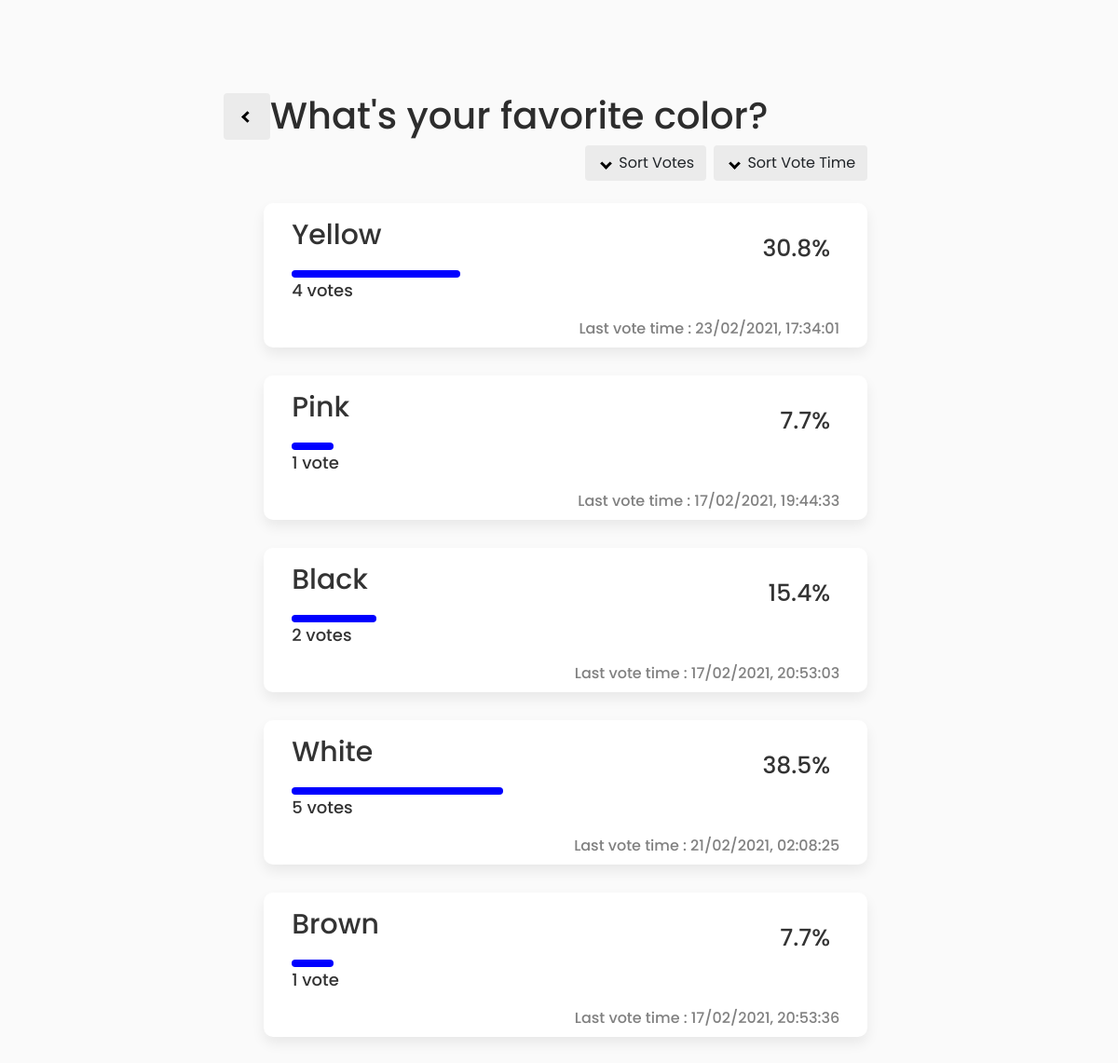
The app's page /polls/2/results/ with its own data.
### polls/models.py (models this page shows, shortened)
class Question(models.Model):
    question_text = models.CharField(max_length=200)
    pub_date = models.DateTimeField('date published')
    def was_published_recently(self):
        now = timezone.now()
        return now - datetime.timedelta(days=1) <= self.pub_date <= now
    was_published_recently.admin_order_field = 'pub_date'
    was_published_recently.boolean = True
    was_published_recently.short_description = 'Published recently?'
    def get_sum_score(self): # total votes for each question
        choices = list(self.choice_set.all()) # all choices of that question
        sum = 0
        for choice in choices:
            sum += choice.votes_score
        return sum

class Choice(models.Model):
    question = models.ForeignKey(Question, on_delete=models.CASCADE)
    choice_text = models.CharField(max_length=200)
    votes_score = models.IntegerField(default=0)
    def latest_vote_time(self): # lastest vote time of each choice
        latest_vote = self.votes.latest('time')
        latest_time = latest_vote.time.astimezone(tz).strftime("%d/%m/%Y, %H:%M:%S")
        return latest_time
    def get_percent(self):  # percentage of votes for each choice
        choice_percent = self.votes_score/self.question.get_sum_score() *100
        return "{:.1f}".format(choice_percent)

class Vote(models.Model):
    choice = models.ForeignKey(Choice,related_name= 'votes', on_delete=models.CASCADE)
    time = models.DateTimeField('time', blank=True,default=timezone.now)

### polls/views.py (the view)
# urls.py: path('polls/<int:pk>/results/', views.ResultsView.as_view(), name='results'),
class ResultsView(generic.DetailView):
    model = Question
    template_name = 'polls/results.html'

### polls/templates/polls/results.html (shortened to what this page needs)
{% extends 'polls/base.html' %}
{% load static %}
{% block style %}
<link rel="stylesheet" type="text/css" href="{% static 'polls/css/results.css' %}">
{% endblock %}
{% block content %}
<main>
    <div class="inner-wrapper lrg">
        <div class="navigate inline">
            <a href={% url 'polls:detail' question.id %} class="previous-btn">
                <button class="btn"><i class="arrowleft"></i></button>
            </a>
        </div>
        <div class="question-head inline">
            <h1>{{ question.question_text }}</h1>
        </div>
        <div class="sort-btn d-grid gap-1 d-md-flex justify-content-md-end inline">
            <button type="button" class="btn me-md-1" onclick="sortVoteScore()">
                <i id="arrow_votes" class="arrow down"></i>
                 Sort Votes
            </button>
            <button type="button" class="btn" onclick="sortLastVoteTime()">
                <i id="arrow_voteTime" class="arrow down"></i>
                Sort Vote Time
            </button>
        </div>
        <div class="choice">
            {% for choice in question.choice_set.all %}
            <div class="choice-wrapper">
                <div class="result-heading">
                    <h2 class="name">{{ choice.choice_text }}</h2>
                    <p class="percent">{{ choice.get_percent }}%</p>
                </div>
                <div class="result-bar">
                    <div class="progress-bar" style="width: {{ choice.get_percent }}%;"></div>
                </div>
                <div id="scorediv" class="votes-number">
                    <p id="score">{{ choice.votes_score }} vote{{ choice.votes_score|pluralize }}</p>
                </div>
                <div class="lasttime-vote">
                    <p>Last vote time : {{choice.latest_vote_time}}</p>
                </div>
            </div>
            {% endfor %}
        </div>
    </div>
</main>
{% endblock %}

### polls/static/polls/css/results.css (style rules this page uses)
body { background-color: #fafafa; color:#2D2D2D; margin:0; padding:0; transition: background-color 0.5s ease; font-family: 'Poppins', 'Mitr', sans-serif; }
main { float: left; width: 100%; padding: 100px 0px; }
.inner-wrapper { width: 60%; margin-left: auto; margin-right: auto; }
.inline { display: inline; }
.question-head h1 { margin-left: 6%; }
.navigate button { position: relative; float: left; height: 50px; width: 50px; background-color: #ebebeb; color: black; }
.arrowleft { border: solid black; border-width: 0 3px 3px 0; display: inline-block; padding: 3px; transform: rotate(135deg); -webkit-transform: rotate(135deg); }
.down { transform: rotate(45deg); -webkit-transform: rotate(45deg); }
.arrow { border: solid black; border-width: 0 3px 3px 0; display: inline-block; padding: 3px; margin: 0px 5px 0px 5px; vertical-align: middle; display: inline-block; }
.sort-btn button { background-color: #ebebeb; position: relative; right: 4%; }
.choice .choice-wrapper { margin-bottom: 30px; left: 6%; width: 90%; position: relative; transition: transform 0.5s ease; }
.choice-wrapper { color: #333; background: #FFFFFF; border: none; text-decoration: none; font-weight: 500; box-shadow: 0px 7px 14px rgba(0, 0, 0, 0.07); border-radius: 10px; padding: 1rem 30px 2rem 30px; margin-top: 1.5rem; }
.result-heading .name { font-size: 30px; }
.result-heading .percent { font-size: 25px; position: absolute; margin-top: -30px; right: 40px; }
.votes-number { font-size: 18px; }
.progress-bar { height: 8px; background-color: blue; border-radius: 50px; margin-top: 20px; }
.lasttime-vote { color: gray; float: right; display: inline; right: 20px; }

### records on screen
Question: question_text "What's your favorite color?"
Choice: choice_text "Yellow", get_percent "30.8", votes_score "4", latest_vote_time "23/02/2021, 17:34:01"
Choice: choice_text "Pink", get_percent "7.7", votes_score "1", latest_vote_time "17/02/2021, 19:44:33"
Choice: choice_text "Black", get_percent "15.4", votes_score "2", latest_vote_time "17/02/2021, 20:53:03"
Choice: choice_text "White", get_percent "38.5", votes_score "5", latest_vote_time "21/02/2021, 02:08:25"
Choice: choice_text "Brown", get_percent "7.7", votes_score "1", latest_vote_time "17/02/2021, 20:53:36"
